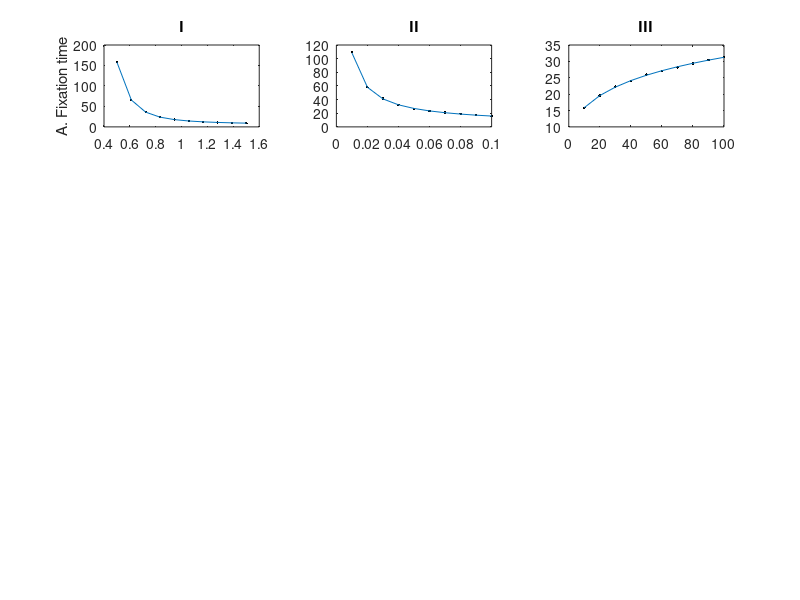

MATLAB code to generate this figure: (Note: this script raises an error after producing the figure.)
function [] = fixtimefig()
    %Two Species Fix Time
    data_r1 = load('TwoSpeciesFix_Anal_sweepr1_N_10_SDP_5000.mat');
    data_u1 = load('TwoSpeciesFix_Anal_sweepu1_N_10_SDP_5000.mat');
    data_N = load('TwoSpeciesFix_Anal_sweepN_N_100_SDP_10000.mat');
    
    %Do r1 plot
    subplot(4,3,1);
    plot(data_r1.r1, data_r1.fixtime, '.k');
    hold on;
    plot(data_r1.r1, data_r1.num_fixtime);
    %xlabel('r1')
    ylabel('A. Fixation time')
    title('I')
    
    %Do u1 plot
    subplot(4,3,2);
    plot(data_u1.u1, data_u1.fixtime, '.k');
    hold on;
    plot(data_u1.u1, data_u1.num_fixtime);
    %xlabel('u1')
    %ylabel('Fixation time')
    title('II')
    
    %Do N plot
    subplot(4,3,3);
    plot(data_N.N, data_N.fixtime, '.k');
    hold on;
    plot(data_N.N, data_N.num_fixtime);
    %xlabel('N')
    %ylabel('Fixation time')
    title('III')
    
    %Deterministic Limit
    data_r1 = load('D:\Work\MPhys\Stochastic-Cancer\Code\MATLAB\Data\FixationTimeFig\ThreeSpeciesDeterm_sweepr1_N_10_SDP_5000.mat')
    data_u1 = load('D:\Work\MPhys\Stochastic-Cancer\Code\MATLAB\Data\FixationTimeFig\ThreeSpeciesDeterm_sweepu1_N_10_SDP_5000.mat')
    data_N = load('D:\Work\MPhys\Stochastic-Cancer\Code\MATLAB\Data\FixationTimeFig\ThreeSpeciesDeterm_sweepN_N_10_SDP_5000.mat')
    
    %Do r1 plot
    subplot(4,3,4);
    plot(data_r1.r1, data_r1.fixtime_r1, '.k');
    hold on;
    plot(data_r1.r1, data_r1.num_fixtime_r1);
    ylim([0,200])
    %xlabel('r1')
    ylabel('B. Fixation time')
    
    %Do u1 plot
    subplot(4,3,5);
    plot(data_u1.u1, data_u1.fixtime_u1, '.k');
    hold on;
    plot(data_u1.u1, data_u1.num_fixtime_u1);
    %xlabel('u1')
    %ylabel('Fixation time')
    
    %Do N plot
    subplot(4,3,6);
    plot(data_N.N, data_N.fixtime_N, '.k');
    hold on;
    plot(data_N.N, data_N.num_fixtime_N);
    %xlabel('N')
    %ylabel('Fixation time')
    
    
    %Naive three species
    data_r1 = load('ThreeSpeciesFix_Anal_sweepr1_N_10_SDP_5000.mat')
    data_u1 = load('ThreeSpeciesFix_Anal_sweepu1_N_10_SDP_5000.mat')
    data_N = load('ThreeSpeciesFix_Anal_sweepN_N_100_SDP_5000.mat')
    %Do r1 plot
    subplot(4,3,7);
    plot(data_r1.r1, data_r1.fixtime, '.k');
    hold on;
    plot(data_r1.r1, data_r1.num_fixtime);
    %xlabel('r1')
    ylabel('C. Fixation time')
    
    %Do u1 plot
    subplot(4,3,8);
    plot(data_u1.u1, data_u1.fixtime, '.k');
    hold on;
    plot(data_u1.u1, data_u1.num_fixtime);
    %xlabel('u1')
    %ylabel('Fixation time')
    
    %Do N plot
    subplot(4,3,9);
    plot(data_N.N, data_N.fixtime, '.k');
    hold on;
    plot(data_N.N, data_N.num_fixtime);
    %xlabel('N')
    %ylabel('Fixation time')
    
    %Systematic three species
    data_r1 = load('ThreeSpeciesSystematic_sweepr1_N_10_SDP_5000.mat')
    data_u1 = load('ThreeSpeciesSystematic_sweepu1_N_10_SDP_5000.mat')
    data_N =  load('ThreeSpeciesSystematic_sweepN_N_10_SDP_5000.mat')
    %Do r1 plot
    subplot(4,3,10);
    plot(data_r1.r1, data_r1.fixtime, '.k');
    hold on;
    plot(data_r1.r1, data_r1.num_fixtime);
    xlabel('r1')
    ylim([0,200])
    ylabel('D. Fixation time')
    
    %Do u1 plot
    subplot(4,3,11);
    plot(data_u1.u1, data_u1.fixtime, '.k');
    hold on;
    plot(data_u1.u1, data_u1.num_fixtime);
    xlabel('u1')
    %ylabel('Fixation time')
    
    %Do N plot
    subplot(4,3,12);
    plot(data_N.N, data_N.fixtime, '.k');
    hold on;
    plot(data_N.N, data_N.num_fixtime);
    xlabel('N')
    %ylabel('Fixation time')
    
end

